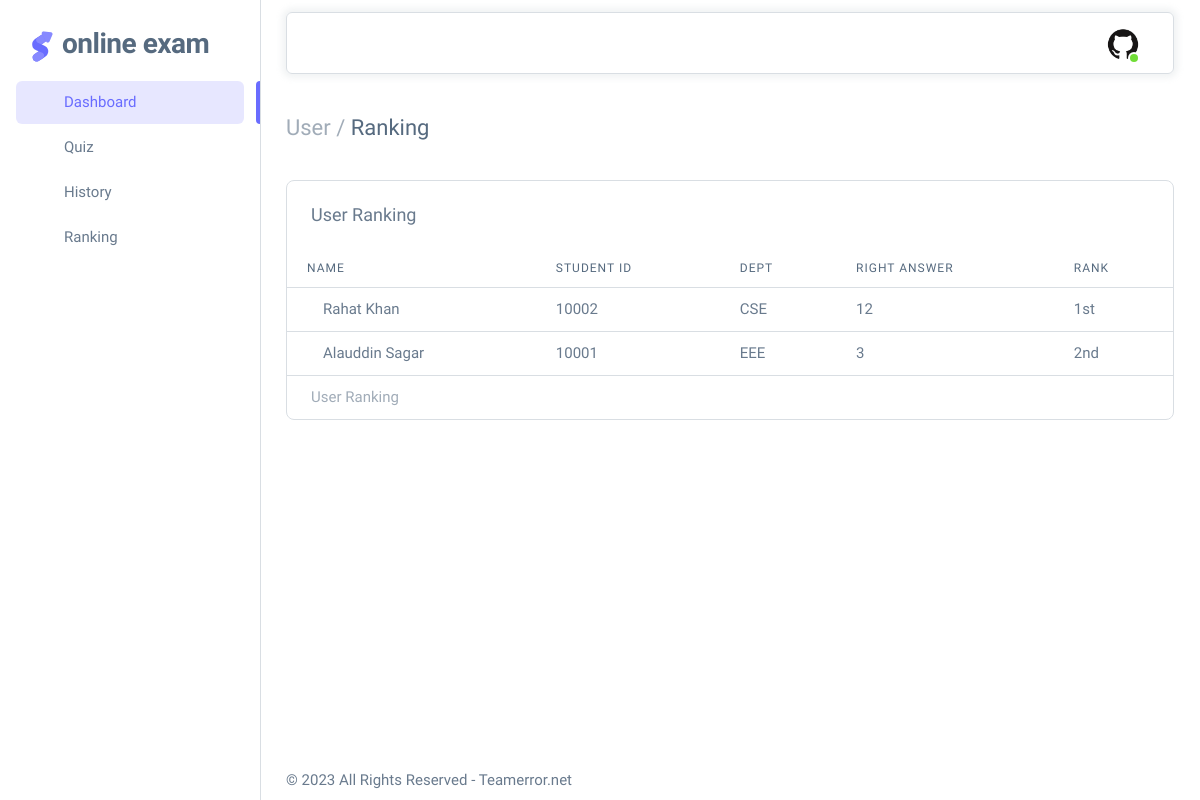
Screenshot of /ranking/ (signed in) with the database file from the repository.
### useraccount/models.py (models this page shows)
class UserAccount(AbstractBaseUser,PermissionsMixin):
    class Meta:
        verbose_name_plural = "STUDENT ACCOUNT"
    profile_pic = models.ImageField(upload_to='faces/', default='faces/profile.png')
    username = models.CharField(max_length=15)
    first_name = models.CharField(max_length=15)
    last_name = models.CharField(max_length=15)
    dept = models.CharField(max_length=100)
    studentId = models.CharField(verbose_name="ID",max_length=50,unique=True)
    email = models.EmailField(max_length=100,null=True, blank=True)
    phone = models.CharField(max_length=11)
    auth_token = models.CharField(max_length=500,null=True, blank=True)
    is_active = models.BooleanField(default=True)
    is_staff = models.BooleanField(default=False)
    is_superuser = models.BooleanField(default=False)
    date_joined = models.DateTimeField(default=timezone.now)
    USERNAME_FIELD = 'studentId'
    REQUIRED_FIELDS = ['username','first_name', 'last_name','dept','phone']
    objects = UserManager()
    def __str__(self):
        return str(self.studentId)

### ranking/views.py (the view)
# urls.py: path('', RankingView.as_view(),name= 'ranking'),
class RankingView(LoginRequiredMixin,View):
    def get(self, request, *args, **kwargs):
        login_user = UserAccount.objects.get(id=request.user.id)
        ranking_list = get_rankinglist()
        sorted_ranking_list = sorted(ranking_list, key=lambda x: x['right_answer'], reverse=True)
        data = {
            'login_user': login_user,
            'sorted_ranking_list': sorted_ranking_list,
        }
        return render(request, 'user/ranking.html',context=data)

### ranking/cfunction.py (called while the page is built)
def get_rankinglist():
    ranking_list = []
    all_user = UserAccount.objects.all()
    for x in all_user:
        RH = RankingHistory(x.studentId)
        RL = RH.RankingList()
        ranking_list.append(RL)
    return ranking_list

    def RankingList(self):
        all_quiz_history = QuizHistory.objects.all()
        right_answer = 0
        try:
            c_user = UserAccount.objects.get(studentId=self.studentId)
            for x in all_quiz_history:
                if str(x.user) == str(self.studentId) and x.is_correct == True:
                    right_answer += 1
            return {"studentid": self.studentId,"first_name":c_user.first_name,"last_name":c_user.last_name,"dept":c_user.dept, "right_answer": right_answer}
        except:
            pass

### templates/user/ranking.html (shortened to what this page needs)
{% load static %}
{% include "user/base.html" %}
{% block content %}
            <div class="container-xxl flex-grow-1 container-p-y">
            <h4 class="py-3 mb-4"><span class="text-muted fw-light">User / </span>Ranking</h4>
            <div class="card">
                <h5 class="card-header">User Ranking</h5>
                <div class="table-responsive text-nowrap">
                <table class="table">
                    <caption class="ms-4">
                    User Ranking
                    </caption>
                    <thead>
                    <tr>
                        <th>Name</th>
                        <th>Student ID</th>
                        <th>Dept</th>
                        <th>Right Answer</th>
                        <th>Rank</th>
                    </tr>
                    </thead>
                    <tbody>
                    {% for ranking_list in sorted_ranking_list %}
                    {% if ranking_list.right_answer != 0 %}
                    <tr>
                        <td>
                        <span class="fw-medium">{{ranking_list.first_name}} {{ranking_list.last_name}}</span>
                        </td>
                        <td>{{ranking_list.studentid}}</td>
                        <td>{{ranking_list.dept}}</td>
                        <td>{{ranking_list.right_answer}}</td>
                        {% if forloop.counter == 1 %}
                        <td>{{forloop.counter}}st</td>
                        {% elif forloop.counter == 2 %}
                        <td>{{forloop.counter}}nd</td>
                        {% elif forloop.counter == 3 %}
                        <td>{{forloop.counter}}rd</td>
                        {% else %}
                        <td>{{forloop.counter}}th</td>
                        {% endif %}
                    </tr>
                    {% endif %}
                    {% endfor %}
                    </tbody>
                  </table>
                </div>
              </div>
            </div>
            {% endblock %}
            {% include "user/footer.html" %}

### templates/user/base.html (shortened to what this page needs)
{% load static %}
<!DOCTYPE html>
<html
  lang="en"
  class="light-style layout-menu-fixed layout-compact"
  dir="ltr"
  data-theme="theme-default"
  data-assets-path="{% static 'assets' %}"
  data-template="vertical-menu-template-free">
  <head>
    <link rel="stylesheet" href="{% static 'assets/vendor/fonts/boxicons.css' %}" />
    <link rel="stylesheet" href="{% static 'assets/vendor/fonts/fontawesome.css' %}" />
    <link rel="stylesheet" href="{% static 'assets/vendor/fonts/flag-icons.css' %}" />
    <link rel="stylesheet" href="{% static 'assets/vendor/css/core.css' %}" class="template-customizer-core-css" />
    <link rel="stylesheet" href="{% static 'assets/vendor/css/theme-default.css' %}" class="template-customizer-theme-css" />
    <link rel="stylesheet" href="{% static 'assets/css/demo.css' %}" />
    <link rel="stylesheet" href="{% static 'assets/vendor/libs/perfect-scrollbar/perfect-scrollbar.css' %}" />
    <link rel="stylesheet" href="{% static 'assets/vendor/libs/typeahead-js/typeahead.css' %}" />
    <link rel="stylesheet" href="{% static 'assets/vendor/libs/select2/select2.css' %}" />
    <link rel="stylesheet" href="{% static 'assets/vendor/libs/plyr/plyr.css' %}" />
    <link rel="stylesheet" href="{% static 'assets/vendor/libs/apex-charts/apex-charts.css' %}" />
    <link rel="stylesheet" type="text/css" href="{% static 'assets/vendor/css/rtl/core.css' %}" class="template-customizer-core-css">
    <link rel="stylesheet" type="text/css" href="{% static 'assets/vendor/css/rtl/theme-bordered.css' %}" class="template-customizer-theme-css">
    <link rel="stylesheet" href="{% static 'assets/vendor/css/pages/app-academy.css' %}" />
  </head>
  <body>
    <div class="layout-wrapper layout-content-navbar">
      <div class="layout-container">
        <aside id="layout-menu" class="layout-menu menu-vertical menu bg-menu-theme">
          <div class="app-brand demo">
            <a href="{% url 'dashboard' %}" class="app-brand-link">
              <span class="app-brand-logo demo">
              </span>
              <span class="app-brand-text demo menu-text fw-bold ms-2">ONLINE Exam</span>
            </a>
          </div>
          <ul class="menu-inner py-1">
            <li class="menu-item active open">
              <a href="{% url 'dashboard' %}" class="menu-link">
                <i class="menu-icon tf-icons bx bx-home-circle"></i>
                <div data-i18n="Dashboard">Dashboard</div>
              </a>
            </li>
            <li class="menu-item">
              <a href="{% url 'quiz' %}" class="menu-link">
                <i class="menu-icon tf-icons bx bx-detail"></i>
                <div data-i18n="Quiz">Quiz</div>
              </a>
            </li>
            <li class="menu-item">
              <a href="{% url 'history' %}" class="menu-link">
                <i class="menu-icon tf-icons bx bx-box"></i>
                <div data-i18n="History">History</div>
              </a>
            </li>
            <li class="menu-item">
              <a href="{% url 'ranking' %}" class="menu-link">
                <i class="menu-icon tf-icons bx bx-crown"></i>
                <div data-i18n="Ranking">Ranking</div>
              </a>
            </li>
          </ul>
        </aside>
        <div class="layout-page">
          <nav
            class="layout-navbar container-xxl navbar navbar-expand-xl navbar-detached align-items-center bg-navbar-theme"
            id="layout-navbar">
            <div class="navbar-nav-right d-flex align-items-center" id="navbar-collapse">
              <ul class="navbar-nav flex-row align-items-center ms-auto">
                <li class="nav-item navbar-dropdown dropdown-user dropdown">
                  <a class="nav-link dropdown-toggle hide-arrow" href="javascript:void(0);" data-bs-toggle="dropdown">
                    <div class="avatar avatar-online">
                      <img src="../media/{{user.profile_pic}}" alt class="w-px-40 h-auto rounded-circle" />
                    </div>
                  </a>
                    </li>
                  </ul>
            </div>
          </nav>
<div class="content-wrapper">
  </body>
</html>

### static/assets/css/demo.css (style rules this page uses)
.menu .app-brand.demo { height: 64px; margin-top: 12px; }
.app-brand-logo.demo svg { width: 22px; height: 38px; }
.app-brand-text.demo { font-size: 1.75rem; letter-spacing: -0.5px; text-transform: lowercase; }

### rows the page displays
UserAccount: profile_pic (placeholder picture)
UserAccount: first_name "Rahat", last_name "Khan", studentid "10002", dept "CSE"
UserAccount: first_name "Alauddin", last_name "Sagar", studentid "10001", dept "EEE"

### other values shown
{{ ranking_list.right_answer }} "12" "3"
